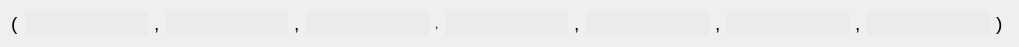
<?xml version="1.0" encoding="UTF-8"?>
<ui version="4.0">
 <class>Tuple7</class>
 <widget class="QWidget" name="Tuple7">
  <property name="geometry">
   <rect>
    <x>0</x>
    <y>0</y>
    <width>1019</width>
    <height>46</height>
   </rect>
  </property>
  <property name="sizePolicy">
   <sizepolicy hsizetype="Expanding" vsizetype="Preferred">
    <horstretch>0</horstretch>
    <verstretch>0</verstretch>
   </sizepolicy>
  </property>
  <property name="windowTitle">
   <string>Form</string>
  </property>
  <layout class="QHBoxLayout" name="horizontalLayout">
   <item>
    <widget class="QLabel" name="label_5">
     <property name="text">
      <string>&lt;html&gt;&lt;head/&gt;&lt;body&gt;&lt;p&gt;&lt;span style=&quot; font-size:14pt;&quot;&gt;(&lt;/span&gt;&lt;/p&gt;&lt;/body&gt;&lt;/html&gt;</string>
     </property>
    </widget>
   </item>
   <item>
    <widget class="LECustomTuple" name="lineEditVal_1">
     <property name="sizePolicy">
      <sizepolicy hsizetype="Expanding" vsizetype="Fixed">
       <horstretch>0</horstretch>
       <verstretch>0</verstretch>
      </sizepolicy>
     </property>
     <property name="minimumSize">
      <size>
       <width>0</width>
       <height>25</height>
      </size>
     </property>
     <property name="maximumSize">
      <size>
       <width>805</width>
       <height>16777215</height>
      </size>
     </property>
     <property name="styleSheet">
      <string notr="true">background:rgb(235,235,235);
border:0px;

</string>
     </property>
     <property name="readOnly">
      <bool>false</bool>
     </property>
    </widget>
   </item>
   <item>
    <widget class="QLabel" name="label_6">
     <property name="text">
      <string>&lt;html&gt;&lt;head/&gt;&lt;body&gt;&lt;p&gt;&lt;span style=&quot; font-size:14pt;&quot;&gt;,&lt;/span&gt;&lt;/p&gt;&lt;/body&gt;&lt;/html&gt;</string>
     </property>
    </widget>
   </item>
   <item>
    <widget class="LECustomTuple" name="lineEditVal_2">
     <property name="sizePolicy">
      <sizepolicy hsizetype="Expanding" vsizetype="Fixed">
       <horstretch>0</horstretch>
       <verstretch>0</verstretch>
      </sizepolicy>
     </property>
     <property name="minimumSize">
      <size>
       <width>0</width>
       <height>25</height>
      </size>
     </property>
     <property name="maximumSize">
      <size>
       <width>10000</width>
       <height>16777215</height>
      </size>
     </property>
     <property name="focusPolicy">
      <enum>Qt::StrongFocus</enum>
     </property>
     <property name="styleSheet">
      <string notr="true">background:rgb(235,235,235);
border:0px;</string>
     </property>
    </widget>
   </item>
   <item>
    <widget class="QLabel" name="label_8">
     <property name="text">
      <string>&lt;html&gt;&lt;head/&gt;&lt;body&gt;&lt;p&gt;&lt;span style=&quot; font-size:14pt;&quot;&gt;,&lt;/span&gt;&lt;/p&gt;&lt;/body&gt;&lt;/html&gt;</string>
     </property>
    </widget>
   </item>
   <item>
    <widget class="LECustomTuple" name="lineEditVal_3">
     <property name="sizePolicy">
      <sizepolicy hsizetype="Expanding" vsizetype="Fixed">
       <horstretch>0</horstretch>
       <verstretch>0</verstretch>
      </sizepolicy>
     </property>
     <property name="minimumSize">
      <size>
       <width>0</width>
       <height>25</height>
      </size>
     </property>
     <property name="maximumSize">
      <size>
       <width>10000</width>
       <height>16777215</height>
      </size>
     </property>
     <property name="focusPolicy">
      <enum>Qt::StrongFocus</enum>
     </property>
     <property name="styleSheet">
      <string notr="true">background:rgb(235,235,235);
border:0px;</string>
     </property>
    </widget>
   </item>
   <item>
    <widget class="QLabel" name="label_10">
     <property name="text">
      <string>,</string>
     </property>
    </widget>
   </item>
   <item>
    <widget class="LECustomTuple" name="lineEditVal_4">
     <property name="sizePolicy">
      <sizepolicy hsizetype="Expanding" vsizetype="Fixed">
       <horstretch>0</horstretch>
       <verstretch>0</verstretch>
      </sizepolicy>
     </property>
     <property name="minimumSize">
      <size>
       <width>0</width>
       <height>25</height>
      </size>
     </property>
     <property name="maximumSize">
      <size>
       <width>10000</width>
       <height>16777215</height>
      </size>
     </property>
     <property name="focusPolicy">
      <enum>Qt::StrongFocus</enum>
     </property>
     <property name="styleSheet">
      <string notr="true">background:rgb(235,235,235);
border:0px;</string>
     </property>
    </widget>
   </item>
   <item>
    <widget class="QLabel" name="label_9">
     <property name="text">
      <string>&lt;html&gt;&lt;head/&gt;&lt;body&gt;&lt;p&gt;&lt;span style=&quot; font-size:14pt;&quot;&gt;,&lt;/span&gt;&lt;/p&gt;&lt;/body&gt;&lt;/html&gt;</string>
     </property>
    </widget>
   </item>
   <item>
    <widget class="LECustomTuple" name="lineEditVal_5">
     <property name="sizePolicy">
      <sizepolicy hsizetype="Expanding" vsizetype="Fixed">
       <horstretch>0</horstretch>
       <verstretch>0</verstretch>
      </sizepolicy>
     </property>
     <property name="minimumSize">
      <size>
       <width>0</width>
       <height>25</height>
      </size>
     </property>
     <property name="maximumSize">
      <size>
       <width>10000</width>
       <height>16777215</height>
      </size>
     </property>
     <property name="focusPolicy">
      <enum>Qt::StrongFocus</enum>
     </property>
     <property name="styleSheet">
      <string notr="true">background:rgb(235,235,235);
border:0px;</string>
     </property>
    </widget>
   </item>
   <item>
    <widget class="QLabel" name="label_11">
     <property name="text">
      <string>&lt;html&gt;&lt;head/&gt;&lt;body&gt;&lt;p&gt;&lt;span style=&quot; font-size:14pt;&quot;&gt;,&lt;/span&gt;&lt;/p&gt;&lt;/body&gt;&lt;/html&gt;</string>
     </property>
    </widget>
   </item>
   <item>
    <widget class="LECustomTuple" name="lineEditVal_6">
     <property name="sizePolicy">
      <sizepolicy hsizetype="Expanding" vsizetype="Fixed">
       <horstretch>0</horstretch>
       <verstretch>0</verstretch>
      </sizepolicy>
     </property>
     <property name="minimumSize">
      <size>
       <width>0</width>
       <height>25</height>
      </size>
     </property>
     <property name="maximumSize">
      <size>
       <width>10000</width>
       <height>16777215</height>
      </size>
     </property>
     <property name="focusPolicy">
      <enum>Qt::StrongFocus</enum>
     </property>
     <property name="styleSheet">
      <string notr="true">background:rgb(235,235,235);
border:0px;</string>
     </property>
    </widget>
   </item>
   <item>
    <widget class="QLabel" name="label_12">
     <property name="text">
      <string>&lt;html&gt;&lt;head/&gt;&lt;body&gt;&lt;p&gt;&lt;span style=&quot; font-size:14pt;&quot;&gt;,&lt;/span&gt;&lt;/p&gt;&lt;/body&gt;&lt;/html&gt;</string>
     </property>
    </widget>
   </item>
   <item>
    <widget class="LECustomTuple" name="lineEditVal_7">
     <property name="sizePolicy">
      <sizepolicy hsizetype="Expanding" vsizetype="Fixed">
       <horstretch>0</horstretch>
       <verstretch>0</verstretch>
      </sizepolicy>
     </property>
     <property name="minimumSize">
      <size>
       <width>0</width>
       <height>25</height>
      </size>
     </property>
     <property name="maximumSize">
      <size>
       <width>10000</width>
       <height>16777215</height>
      </size>
     </property>
     <property name="focusPolicy">
      <enum>Qt::StrongFocus</enum>
     </property>
     <property name="styleSheet">
      <string notr="true">background:rgb(235,235,235);
border:0px;</string>
     </property>
    </widget>
   </item>
   <item>
    <widget class="QLabel" name="label_7">
     <property name="text">
      <string>&lt;html&gt;&lt;head/&gt;&lt;body&gt;&lt;p&gt;&lt;span style=&quot; font-size:14pt;&quot;&gt;)&lt;/span&gt;&lt;/p&gt;&lt;/body&gt;&lt;/html&gt;</string>
     </property>
    </widget>
   </item>
   <item>
    <spacer name="horizontalSpacer_2">
     <property name="orientation">
      <enum>Qt::Horizontal</enum>
     </property>
     <property name="sizeType">
      <enum>QSizePolicy::Preferred</enum>
     </property>
     <property name="sizeHint" stdset="0">
      <size>
       <width>5</width>
       <height>20</height>
      </size>
     </property>
    </spacer>
   </item>
  </layout>
 </widget>
 <customwidgets>
  <customwidget>
   <class>LECustomTuple</class>
   <extends>QLineEdit</extends>
   <header>gereListe.h</header>
  </customwidget>
 </customwidgets>
 <resources/>
 <connections/>
</ui>
